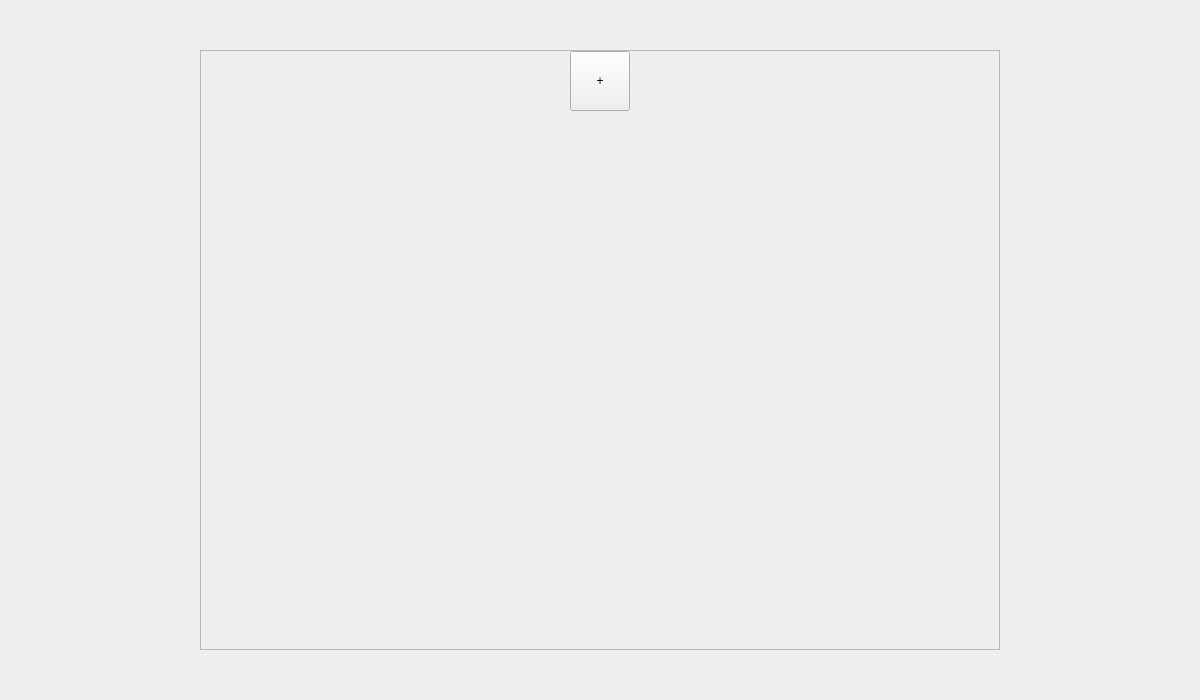
<?xml version="1.0" encoding="UTF-8"?>
<ui version="4.0">
 <class>MainWindow</class>
 <widget class="QMainWindow" name="MainWindow">
  <property name="geometry">
   <rect>
    <x>0</x>
    <y>0</y>
    <width>1200</width>
    <height>700</height>
   </rect>
  </property>
  <property name="sizePolicy">
   <sizepolicy hsizetype="Preferred" vsizetype="Preferred">
    <horstretch>0</horstretch>
    <verstretch>0</verstretch>
   </sizepolicy>
  </property>
  <property name="minimumSize">
   <size>
    <width>820</width>
    <height>350</height>
   </size>
  </property>
  <property name="maximumSize">
   <size>
    <width>16777215</width>
    <height>16777215</height>
   </size>
  </property>
  <property name="cursor">
   <cursorShape>ArrowCursor</cursorShape>
  </property>
  <property name="windowTitle">
   <string>Weather App</string>
  </property>
  <property name="windowIcon">
   <iconset>
    <normaloff>images/icon.png</normaloff>images/icon.png</iconset>
  </property>
  <property name="autoFillBackground">
   <bool>false</bool>
  </property>
  <property name="styleSheet">
   <string notr="true">QMainWindow {
	background-image: url(&quot;./images/bg.png&quot;);
	background-position: center;
}</string>
  </property>
  <widget class="QWidget" name="layout">
   <property name="enabled">
    <bool>true</bool>
   </property>
   <layout class="QGridLayout" name="gridLayout">
    <property name="leftMargin">
     <number>150</number>
    </property>
    <property name="topMargin">
     <number>50</number>
    </property>
    <property name="rightMargin">
     <number>150</number>
    </property>
    <property name="bottomMargin">
     <number>50</number>
    </property>
    <item row="0" column="1">
     <widget class="QScrollArea" name="scroll_area">
      <property name="maximumSize">
       <size>
        <width>800</width>
        <height>16777215</height>
       </size>
      </property>
      <property name="styleSheet">
       <string notr="true"/>
      </property>
      <property name="widgetResizable">
       <bool>true</bool>
      </property>
      <widget class="QWidget" name="scroll_area_grid">
       <property name="geometry">
        <rect>
         <x>0</x>
         <y>0</y>
         <width>798</width>
         <height>598</height>
        </rect>
       </property>
       <layout class="QGridLayout" name="gridLayout_2">
        <property name="leftMargin">
         <number>0</number>
        </property>
        <property name="topMargin">
         <number>0</number>
        </property>
        <property name="rightMargin">
         <number>0</number>
        </property>
        <property name="bottomMargin">
         <number>0</number>
        </property>
        <property name="spacing">
         <number>0</number>
        </property>
        <item row="0" column="0">
         <widget class="QFrame" name="scroll_area_content">
          <layout class="QVBoxLayout" name="verticalLayout">
           <property name="spacing">
            <number>20</number>
           </property>
           <property name="leftMargin">
            <number>0</number>
           </property>
           <property name="topMargin">
            <number>0</number>
           </property>
           <property name="rightMargin">
            <number>0</number>
           </property>
           <property name="bottomMargin">
            <number>0</number>
           </property>
           <item alignment="Qt::AlignmentFlag::AlignHCenter">
            <widget class="QPushButton" name="add_location_btn">
             <property name="sizePolicy">
              <sizepolicy hsizetype="Fixed" vsizetype="Fixed">
               <horstretch>0</horstretch>
               <verstretch>0</verstretch>
              </sizepolicy>
             </property>
             <property name="minimumSize">
              <size>
               <width>60</width>
               <height>60</height>
              </size>
             </property>
             <property name="maximumSize">
              <size>
               <width>60</width>
               <height>60</height>
              </size>
             </property>
             <property name="styleSheet">
              <string notr="true"/>
             </property>
             <property name="text">
              <string>+</string>
             </property>
            </widget>
           </item>
           <item>
            <spacer name="verticalSpacer">
             <property name="orientation">
              <enum>Qt::Orientation::Vertical</enum>
             </property>
             <property name="sizeHint" stdset="0">
              <size>
               <width>20</width>
               <height>40</height>
              </size>
             </property>
            </spacer>
           </item>
          </layout>
         </widget>
        </item>
       </layout>
      </widget>
     </widget>
    </item>
   </layout>
  </widget>
 </widget>
 <resources/>
 <connections/>
</ui>
